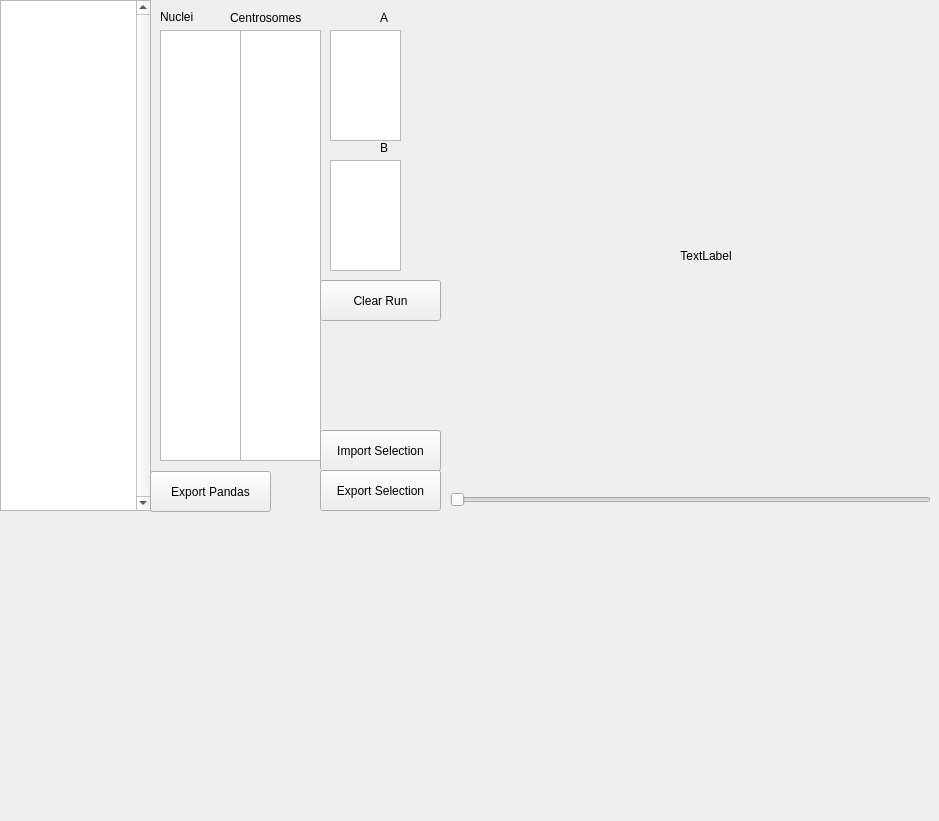
<?xml version="1.0" encoding="UTF-8"?>
<ui version="4.0">
    <class>Form</class>
    <widget class="QWidget" name="Form">
        <property name="geometry">
            <rect>
                <x>0</x>
                <y>0</y>
                <width>939</width>
                <height>821</height>
            </rect>
        </property>
        <property name="windowTitle">
            <string>Form</string>
        </property>
        <widget class="CentrosomeImageQLabel" name="movieImgLabel">
            <property name="geometry">
                <rect>
                    <x>450</x>
                    <y>0</y>
                    <width>512</width>
                    <height>512</height>
                </rect>
            </property>
            <property name="text">
                <string>TextLabel</string>
            </property>
            <property name="scaledContents">
                <bool>true</bool>
            </property>
            <property name="alignment">
                <set>Qt::AlignCenter</set>
            </property>
        </widget>
        <widget class="QTreeView" name="experimentsTreeView">
            <property name="geometry">
                <rect>
                    <x>0</x>
                    <y>0</y>
                    <width>151</width>
                    <height>511</height>
                </rect>
            </property>
            <property name="verticalScrollBarPolicy">
                <enum>Qt::ScrollBarAlwaysOn</enum>
            </property>
        </widget>
        <widget class="QListView" name="centrosomeListView">
            <property name="geometry">
                <rect>
                    <x>240</x>
                    <y>30</y>
                    <width>81</width>
                    <height>431</height>
                </rect>
            </property>
        </widget>
        <widget class="QListView" name="nucleiListView">
            <property name="geometry">
                <rect>
                    <x>160</x>
                    <y>30</y>
                    <width>81</width>
                    <height>431</height>
                </rect>
            </property>
            <property name="selectionMode">
                <enum>QAbstractItemView::SingleSelection</enum>
            </property>
        </widget>
        <widget class="QLabel" name="nucleiTitleLbl">
            <property name="geometry">
                <rect>
                    <x>160</x>
                    <y>10</y>
                    <width>56</width>
                    <height>13</height>
                </rect>
            </property>
            <property name="text">
                <string>Nuclei</string>
            </property>
        </widget>
        <widget class="QLabel" name="centrosomesTitleLbl">
            <property name="geometry">
                <rect>
                    <x>230</x>
                    <y>10</y>
                    <width>91</width>
                    <height>16</height>
                </rect>
            </property>
            <property name="text">
                <string>Centrosomes</string>
            </property>
        </widget>
        <widget class="QListView" name="centrosomeListView_A">
            <property name="geometry">
                <rect>
                    <x>330</x>
                    <y>30</y>
                    <width>71</width>
                    <height>111</height>
                </rect>
            </property>
            <property name="acceptDrops">
                <bool>true</bool>
            </property>
        </widget>
        <widget class="QListView" name="centrosomeListView_B">
            <property name="geometry">
                <rect>
                    <x>330</x>
                    <y>160</y>
                    <width>71</width>
                    <height>111</height>
                </rect>
            </property>
            <property name="acceptDrops">
                <bool>true</bool>
            </property>
        </widget>
        <widget class="QLabel" name="centrosomesTitleLbl_A">
            <property name="geometry">
                <rect>
                    <x>380</x>
                    <y>10</y>
                    <width>16</width>
                    <height>16</height>
                </rect>
            </property>
            <property name="text">
                <string>A</string>
            </property>
        </widget>
        <widget class="QLabel" name="centrosomesTitleLbl_B">
            <property name="geometry">
                <rect>
                    <x>380</x>
                    <y>140</y>
                    <width>16</width>
                    <height>16</height>
                </rect>
            </property>
            <property name="text">
                <string>B</string>
            </property>
        </widget>
        <widget class="QSlider" name="frameHSlider">
            <property name="geometry">
                <rect>
                    <x>450</x>
                    <y>490</y>
                    <width>481</width>
                    <height>20</height>
                </rect>
            </property>
            <property name="sizePolicy">
                <sizepolicy hsizetype="Expanding" vsizetype="Fixed">
                    <horstretch>0</horstretch>
                    <verstretch>0</verstretch>
                </sizepolicy>
            </property>
            <property name="maximum">
                <number>0</number>
            </property>
            <property name="orientation">
                <enum>Qt::Horizontal</enum>
            </property>
        </widget>
        <widget class="MplWidget" name="mplDistance" native="true">
            <property name="geometry">
                <rect>
                    <x>0</x>
                    <y>500</y>
                    <width>941</width>
                    <height>321</height>
                </rect>
            </property>
            <property name="sizePolicy">
                <sizepolicy hsizetype="Expanding" vsizetype="Preferred">
                    <horstretch>0</horstretch>
                    <verstretch>0</verstretch>
                </sizepolicy>
            </property>
            <property name="cursor">
                <cursorShape>CrossCursor</cursorShape>
            </property>
        </widget>
        <widget class="QPushButton" name="exportPandasButton">
            <property name="geometry">
                <rect>
                    <x>150</x>
                    <y>471</y>
                    <width>121</width>
                    <height>41</height>
                </rect>
            </property>
            <property name="text">
                <string>Export Pandas</string>
            </property>
        </widget>
        <widget class="QPushButton" name="exportSelectionButton">
            <property name="geometry">
                <rect>
                    <x>320</x>
                    <y>470</y>
                    <width>121</width>
                    <height>41</height>
                </rect>
            </property>
            <property name="text">
                <string>Export Selection</string>
            </property>
        </widget>
        <widget class="QPushButton" name="importSelectionButton">
            <property name="geometry">
                <rect>
                    <x>320</x>
                    <y>430</y>
                    <width>121</width>
                    <height>41</height>
                </rect>
            </property>
            <property name="text">
                <string>Import Selection</string>
            </property>
        </widget>
        <widget class="QPushButton" name="clearRunButton">
            <property name="geometry">
                <rect>
                    <x>320</x>
                    <y>280</y>
                    <width>121</width>
                    <height>41</height>
                </rect>
            </property>
            <property name="text">
                <string>Clear Run</string>
            </property>
        </widget>
        <zorder>movieImgLabel</zorder>
        <zorder>experimentsTreeView</zorder>
        <zorder>centrosomeListView</zorder>
        <zorder>nucleiListView</zorder>
        <zorder>nucleiTitleLbl</zorder>
        <zorder>centrosomesTitleLbl</zorder>
        <zorder>centrosomeListView_A</zorder>
        <zorder>centrosomeListView_B</zorder>
        <zorder>centrosomesTitleLbl_A</zorder>
        <zorder>centrosomesTitleLbl_B</zorder>
        <zorder>mplDistance</zorder>
        <zorder>exportPandasButton</zorder>
        <zorder>exportSelectionButton</zorder>
        <zorder>importSelectionButton</zorder>
        <zorder>clearRunButton</zorder>
        <zorder>frameHSlider</zorder>
    </widget>
    <customwidgets>
        <customwidget>
            <class>MplWidget</class>
            <extends>QWidget</extends>
            <header>mplwidget</header>
            <container>1</container>
        </customwidget>
        <customwidget>
            <class>CentrosomeImageQLabel</class>
            <extends>QLabel</extends>
            <header>centrosome_image_qlabel</header>
        </customwidget>
    </customwidgets>
    <resources/>
    <connections/>
</ui>
